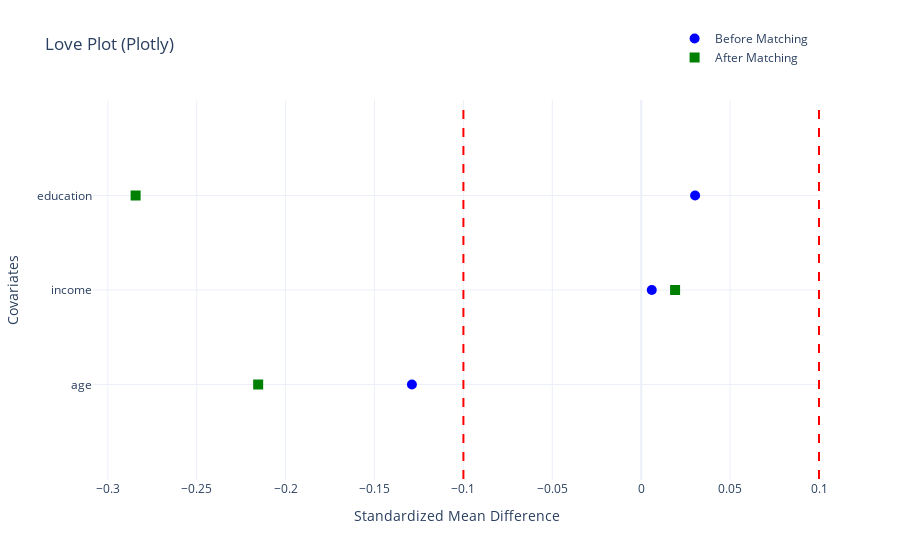

This figure's notebook cell:
### Code cell
import pandas as pd
import numpy as np
from sklearn.linear_model import LogisticRegression
from sklearn.neighbors import NearestNeighbors
import plotly.graph_objects as go

# ダミーデータ作成
np.random.seed(0)
n = 200
df = pd.DataFrame({
    'treatment': np.random.binomial(1, 0.5, size=n),
    'age': np.random.normal(50, 10, size=n),
    'income': np.random.normal(60000, 15000, size=n),
    'education': np.random.normal(16, 2, size=n)
})

# 傾向スコアの推定
X = df[['age', 'income', 'education']]
y = df['treatment']
model = LogisticRegression()
df['pscore'] = model.fit(X, y).predict_proba(X)[:, 1]

# マッチング処理
treated = df[df['treatment'] == 1]
control = df[df['treatment'] == 0]
nn = NearestNeighbors(n_neighbors=1)
nn.fit(control[['pscore']])
_, indices = nn.kneighbors(treated[['pscore']])
matched_control = control.iloc[indices.flatten()].copy()

# SMDの関数
def compute_smd(df1, df2, covariates):
    smd = []
    for var in covariates:
        m1, m2 = df1[var].mean(), df2[var].mean()
        s = np.sqrt((df1[var].var() + df2[var].var()) / 2)
        smd.append((m1 - m2) / s)
    return np.array(smd)

covariates = ['age', 'income', 'education']
smd_before = compute_smd(treated, control, covariates)
smd_after = compute_smd(treated, matched_control, covariates)

# PlotlyのLove Plot
fig = go.Figure()

fig.add_trace(go.Scatter(
    x=smd_before,
    y=covariates,
    mode='markers',
    name='Before Matching',
    marker=dict(color='blue', symbol='circle', size=10)
))

fig.add_trace(go.Scatter(
    x=smd_after,
    y=covariates,
    mode='markers',
    name='After Matching',
    marker=dict(color='green', symbol='square', size=10)
))

# SMDの閾値 ±0.1 の線
fig.add_shape(type="line", x0=0.1, y0=-1, x1=0.1, y1=len(covariates), line=dict(color="red", dash="dash"))
fig.add_shape(type="line", x0=-0.1, y0=-1, x1=-0.1, y1=len(covariates), line=dict(color="red", dash="dash"))

fig.update_layout(
    title="Love Plot (Plotly)",
    xaxis_title="Standardized Mean Difference",
    yaxis_title="Covariates",
    xaxis=dict(zeroline=True),
    template="plotly_white",
    legend=dict(x=0.8, y=1.2)
)

fig.show()

### Figure 1 — Plotly figure (JSON) as saved in the notebook; plotly's stock layout.template omitted (floating-point values rounded to 4 significant figures)
{"data": [{"marker": {"color": "blue", "size": 10, "symbol": "circle"}, "mode": "markers", "name": "Before Matching", "type": "scatter", "x": [-0.129, 0.005948, 0.03032], "y": ["age", "income", "education"]}, {"marker": {"color": "green", "size": 10, "symbol": "square"}, "mode": "markers", "name": "After Matching", "type": "scatter", "x": [-0.2154, 0.01906, -0.2844], "y": ["age", "income", "education"]}], "layout": {"legend": {"x": 0.8, "y": 1.2}, "shapes": [{"line": {"color": "red", "dash": "dash"}, "type": "line", "x0": 0.1, "x1": 0.1, "y0": -1, "y1": 3}, {"line": {"color": "red", "dash": "dash"}, "type": "line", "x0": -0.1, "x1": -0.1, "y0": -1, "y1": 3}], "title": {"text": "Love Plot (Plotly)"}, "xaxis": {"title": {"text": "Standardized Mean Difference"}, "zeroline": true}, "yaxis": {"title": {"text": "Covariates"}}}}
